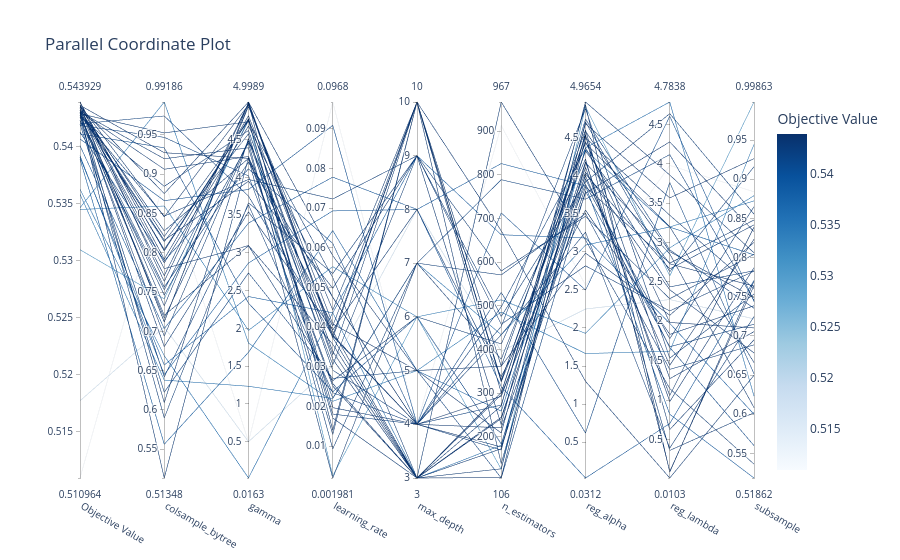

This figure's notebook cell:
### Code cell
fig = plot_parallel_coordinate(studyc)
fig.show()
